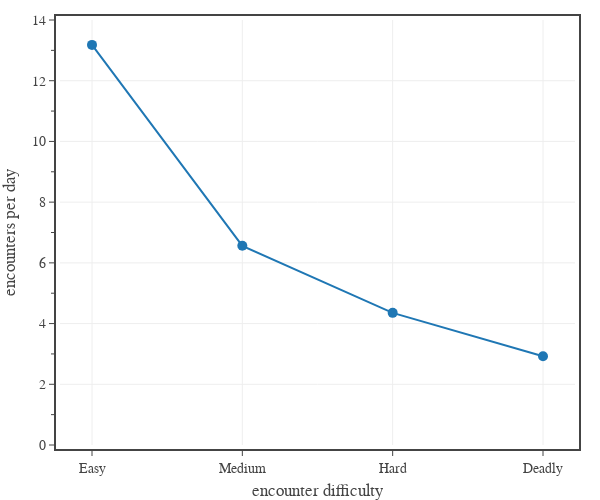

Notebook cell for this chart:
### Code cell
# plots the average number of encounters per full adventuring day for each difficulty threshold
dfP0 = pd.read_csv('../../assets/data/pc-thresholds.csv') # 'Level','Easy XP','Medium XP','Hard XP','Deadly XP','Daily XP'
dfP0['Easy Encounters']   = dfP0['Daily XP']/dfP0['Easy XP']
dfP0['Medium Encounters'] = dfP0['Daily XP']/dfP0['Medium XP']
dfP0['Hard Encounters']   = dfP0['Daily XP']/dfP0['Hard XP']
dfP0['Deadly Encounters'] = dfP0['Daily XP']/dfP0['Deadly XP']

dfPG = dfP0.mean()

diffs = ['Easy', 'Medium', 'Hard', 'Deadly']
rounds = [dfPG['Easy Encounters'], dfPG['Medium Encounters'], dfPG['Hard Encounters'], dfPG['Deadly Encounters']]


# create figure
fig = go.Figure(
    layout=go.Layout(
        template=TFB_TEMPLATE,
        xaxis=dict(
            title_text='encounter difficulty',
        ),
        yaxis=dict(
            title_text='encounters per day',
            range=[0,14],
            tick0=0, dtick=2,
            minor=dict(tick0=0, dtick=1),
        ),
    )
)

# plot data
fig.add_trace(go.Scatter(
    x=diffs, 
    y=rounds,
    mode='markers+lines', 
    marker_size=10,
    hovertemplate= 
            '<b>%{x}</b><br>' +
            'Encounters %{y:,.1f}' + 
            '<extra></extra>'
))


# show figure
fig.update_layout(width=600, height=500)
fig.show(config=TFB_CONFIG)

# save figures
if SAVEFIGS:
    fig.update_layout(autosize=True, width=None, height=None)
    save_fig_html(fig, format='large', name='fig-encounters-per-full-adventuring-day-large')
    save_fig_html(fig, format='small', name='fig-encounters-per-full-adventuring-day-small')

### Figure 1 — Plotly figure (JSON) as saved in the notebook; plotly's stock layout.template omitted (floating-point values rounded to 4 significant figures)
{"data": [{"hovertemplate": "<b>%{x}</b><br>Encounters %{y:,.1f}<extra></extra>", "marker": {"size": 10}, "mode": "markers+lines", "type": "scatter", "x": ["Easy", "Medium", "Hard", "Deadly"], "y": [13.18, 6.561, 4.353, 2.925]}], "layout": {"height": 500, "width": 600, "xaxis": {"title": {"text": "encounter difficulty"}}, "yaxis": {"dtick": 2, "minor": {"dtick": 1, "tick0": 0}, "range": [0, 14], "tick0": 0, "title": {"text": "encounters per day"}}}}
